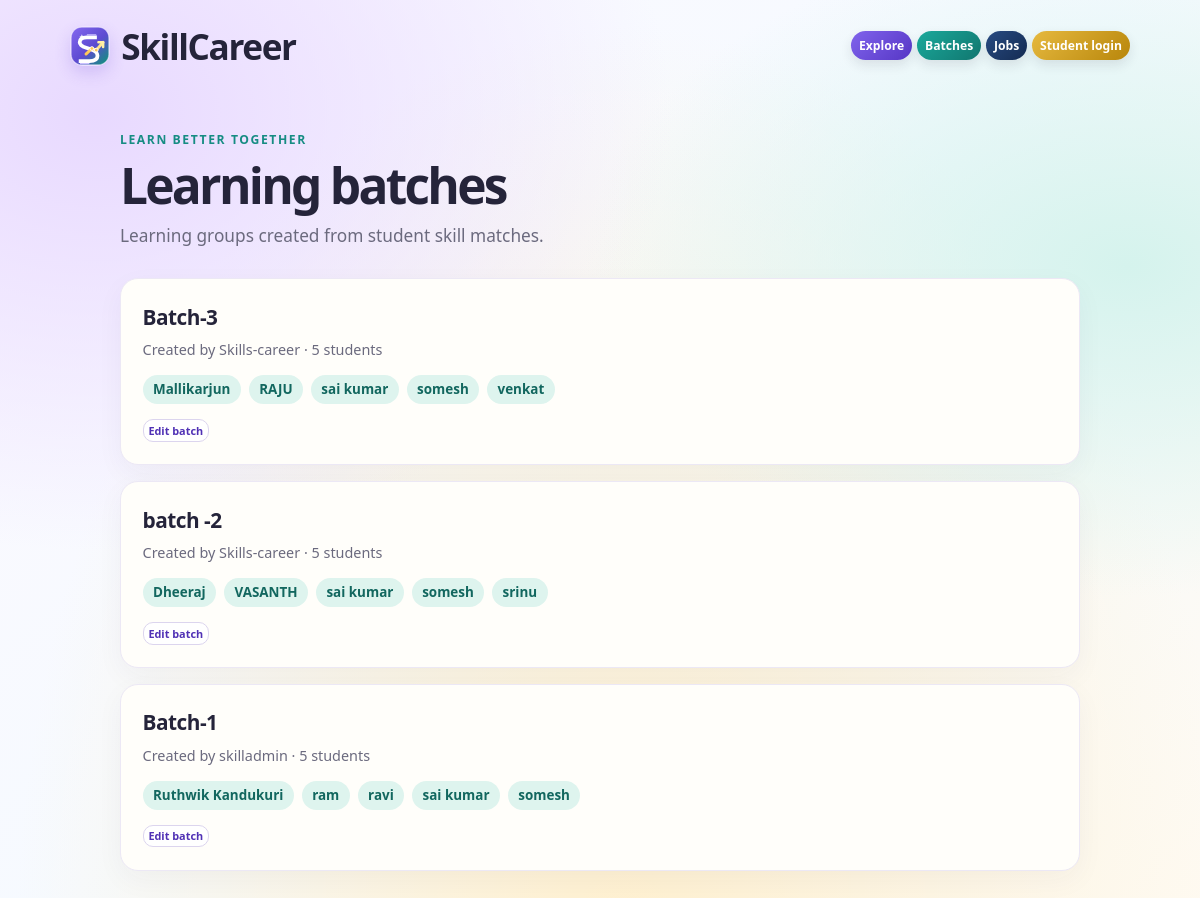
The app's page /batches/ with its own data.
### matching/models.py (models this page shows, shortened)
class LearningBatch(models.Model):
    name = models.CharField(max_length=100)
    created_by_student = models.ForeignKey(
        Student,
        on_delete=models.SET_NULL,
        related_name="created_batches",
        null=True,
        blank=True,
    )
    created_by_admin = models.ForeignKey(
        settings.AUTH_USER_MODEL,
        on_delete=models.SET_NULL,
        related_name="created_learning_batches",
        null=True,
        blank=True,
        verbose_name="Created by admin",
    )
    members = models.ManyToManyField(Student, related_name="learning_batches")
    created_at = models.DateTimeField(auto_now_add=True)
    class Meta:
        ordering = ["-created_at", "name"]

class Student(models.Model):
    user = models.OneToOneField(
        settings.AUTH_USER_MODEL,
        on_delete=models.SET_NULL,
        related_name="student_profile",
        null=True,
        blank=True,
    )
    name = models.CharField(max_length=100)
    email = models.EmailField()
    roll_number = models.CharField(max_length=30, unique=True)
    login_code = models.CharField(max_length=6, blank=True, default="", editable=False)
    teach_skills = models.JSONField(default=list, blank=True)
    learn_skills = models.JSONField(default=list, blank=True)
    created_at = models.DateTimeField(auto_now_add=True)
    class Meta:
        ordering = ["name", "id"]

### matching/views.py (the view)
# urls.py: path("batches/", views.learning_batches, name="learning-batches"),
def learning_batches(request):
    batches = (
        LearningBatch.objects.prefetch_related("members")
        .select_related("created_by_admin", "created_by_student")
    )
    return render(
        request,
        "matching/batches.html",
        {"batches": batches},
    )

### matching/templates/matching/batches.html (shortened to what this page needs)
{% extends "matching/base.html" %}
{% block content %}
<p class="eyebrow">Learn better together</p>
<h1>Learning batches</h1>
<p class="page-intro">Learning groups created from student skill matches.</p>
{% for batch in batches %}
    <section class="card">
        <h2>{{ batch.name }}</h2>
        <p class="batch-meta">
            Created by
            {% if batch.created_by_admin %}
                {{ batch.created_by_admin.get_username }}
            {% elif batch.created_by_student %}
                {{ batch.created_by_student.name }}
            {% else %}
                admin
            {% endif %}
            · {{ batch.members.count }} students
        </p>
        <div class="batch-members">
            {% for member in batch.members.all %}
                <span class="skill skill-learn">{{ member.name }}</span>
            {% endfor %}
        </div>
        <a class="student-action student-action-compact" href="{% url 'update-learning-batch' batch.id %}">Edit batch</a>
    </section>
{% empty %}
    <div class="empty-state">
        <h2>No batches yet</h2>
        <p class="page-intro">An administrator can create the first learning group from Django admin.</p>
    </div>
{% endfor %}
{% endblock %}

### templates/matching/base.html (shortened to what this page needs)
{% load static %}
<!doctype html>
<html lang="en">
<head>
</head>
<body>
    <header class="site-header">
        <nav class="nav-inner" aria-label="Main navigation">
            <a class="brand" href="{% url 'admin:index' %}">
                <img class="brand-mark" src="{% static 'matching/logo.svg' %}" alt="">
                <span>SkillCareer</span>
            </a>
            <div class="nav-links">
                <a class="nav-explore" href="{% url 'student-list' %}#exchange">Explore</a>
                <a class="nav-batches" href="{% url 'learning-batches' %}">Batches</a>
                <a class="nav-jobs" href="{% url 'job-list' %}">Jobs</a>
                {% if request.user.is_authenticated and request.user.student_profile %}
                    <a class="nav-cta" href="{% url 'student-dashboard' %}">My applications</a>
                    <form method="post" action="{% url 'student-logout' %}">
                        {% csrf_token %}
                        <button class="nav-logout" type="submit">Sign out</button>
                    </form>
                {% else %}
                    <a class="nav-student-login" href="{% url 'student-login' %}">Student login</a>
                {% endif %}
            </div>
        </nav>
    </header>
    <main>
        {% block content %}{% endblock %}
    </main>
</body>
</html>

### templates/matching/base.html (style rules this page uses)
:root { color-scheme: light; --ink: #25243a; --muted: #6b6a7e; --purple: #6846d7; --purple-dark: #5031b5; --teal: #168c83; --coral: #e87961; --paper: #fffefa; --line: #ece8f5; }
* { box-sizing: border-box; }
body { min-height: 100vh; margin: 0; background: radial-gradient(ellipse at 8% 12%, #e8d9ff 0, transparent 36rem), radial-gradient(ellipse at 94% 28%, #d5f3ed 0, transparent 34rem), radial-gradient(ellipse at 52% 100%, #fff0cf 0, transparent 38rem), linear-gradient(135deg, #fcf9ff 0%, #f5faff 52%, #fffaf1 100%); color: var(--ink); font: 16px/1.6 system-ui, -apple-system, BlinkMacSystemFont, "Segoe UI", sans-serif; }
a { color: var(--purple-dark); text-decoration: none; }
.site-header { padding: 1.1rem 1.5rem; }
.nav-inner { max-width: 1060px; margin: 0 auto; display: flex; align-items: center; justify-content: space-between; gap: 1rem; }
.brand { display: inline-flex; align-items: center; gap: .7rem; color: var(--ink); font-size: 2.2rem; font-weight: 800; letter-spacing: -.04em; }
.brand-mark { display: block; width: 2.5rem; height: 2.5rem; border-radius: 13px; box-shadow: 0 7px 16px #6846d733; }
.nav-links { display: flex; flex-wrap: wrap; align-items: center; justify-content: flex-end; gap: .3rem; }
.nav-links a { display: inline-flex; min-height: 1.8rem; align-items: center; justify-content: center; padding: .22rem .5rem; border-radius: 999px; color: white; font-size: .76rem; font-weight: 650; box-shadow: 0 5px 12px #25243a1c; transition: background .18s ease, box-shadow .18s ease, transform .18s ease; }
.nav-links .nav-explore { background: linear-gradient(135deg, #8064ec, #5636c5); }
.nav-links .nav-batches { background: linear-gradient(135deg, #1aa99b, #11766f); }
.nav-links .nav-jobs { background: linear-gradient(135deg, #284b82, #142b52); }
.nav-links .nav-student-login { background: linear-gradient(135deg, #e6b93f, #b8860b); color: white; }
main { width: min(100% - 2rem, 960px); margin: 2.4rem auto 5rem; }
h1, h2, p { margin-top: 0; }
h1 { margin-bottom: .5rem; font-size: clamp(2rem, 5vw, 3.1rem); line-height: 1.12; letter-spacing: -.055em; }
h2 { margin-bottom: .25rem; font-size: 1.3rem; letter-spacing: -.025em; }
.eyebrow { margin-bottom: .55rem; color: var(--teal); font-size: .76rem; font-weight: 800; letter-spacing: .13em; text-transform: uppercase; }
.page-intro { max-width: 680px; margin-bottom: 1.8rem; color: var(--muted); font-size: 1.08rem; }
.card { margin: 1rem 0; padding: 1.35rem; border: 1px solid var(--line); border-radius: 18px; background: var(--paper); box-shadow: 0 9px 28px #30235b0b; transition: transform .18s ease, box-shadow .18s ease; }
.skill { display: inline-block; padding: .22rem .65rem; border-radius: 999px; background: #eee8ff; color: #5841a7; font-size: .84rem; font-weight: 650; }
.skill-learn { background: #def4ee; color: #12675f; }
.student-action { display: inline-flex; align-items: center; justify-content: center; min-height: 1.4rem; padding: .1rem .3rem; border: 1px solid #dcd5ee; border-radius: 10px; background: white; color: var(--purple-dark); font-size: .68rem; font-weight: 750; transition: background .18s ease, border-color .18s ease, transform .18s ease; }
.batch-members { display: flex; flex-wrap: wrap; gap: .5rem; margin: .8rem 0; }
.batch-meta { color: var(--muted); font-size: .9rem; }

### records on screen
LearningBatch: name "Batch-3", created_by_admin.get_username "Skills-career", members.count "5"
Student: name "Mallikarjun"
Student: name "RAJU"
Student: name "sai kumar"
Student: name "somesh"
Student: name "venkat"
LearningBatch: name "batch -2", created_by_admin.get_username "Skills-career", members.count "5"
Student: name "Dheeraj"
Student: name "VASANTH"
Student: name "srinu"
LearningBatch: name "Batch-1", created_by_admin.get_username "skilladmin", members.count "5"
Student: name "Ruthwik Kandukuri"
Student: name "ram"
Student: name "ravi"
